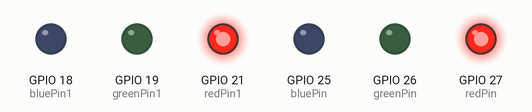
A program run on a simulated ESP32. Parts: output pins drawn as LEDs (lit = HIGH).

Above: at 0.05 s.
At 1.5 s:
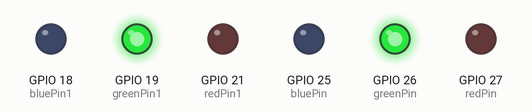
At 2.95 s:
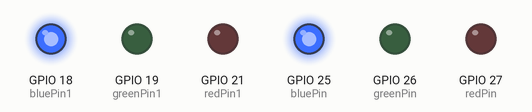
At 3.7 s:
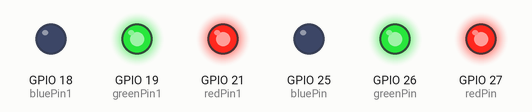
At 4.45 s:
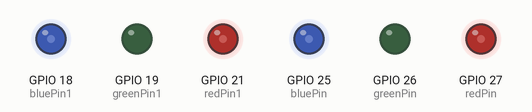
At 5.95 s:
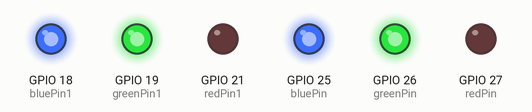
Timing chart, 0 to 7.8 s (numbered marks = the images above):
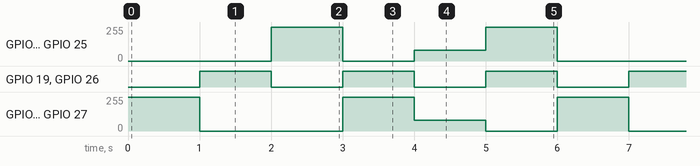

Measured:
- by itself, GPIO 18 (bluePin1), GPIO 25 (bluePin): repeats every 6.0 s: 0/255 1.0 s, 80/255 1.0 s, 255/255 1.0 s, 0/255 2.0 s, 255/255 1.0 s
- by itself, GPIO 19 (greenPin1), GPIO 26 (greenPin): alternates HIGH for 1.0 s and LOW for 1.0 s
- by itself, GPIO 21 (redPin1), GPIO 27 (redPin): repeats every 6.0 s: 0/255 2.0 s, 255/255 1.0 s, 80/255 1.0 s, 0/255 1.0 s, 255/255 1.0 s

The program:

main.cpp
```cpp
#include <Arduino.h>

const int redPin1 = 21;
const int greenPin1 = 19;
const int bluePin1 = 18;

const int redPin = 27;
const int greenPin = 26;
const int bluePin = 25;


const int redChannel1 = 0;
const int greenChannel1 = 1;
const int blueChannel1 = 2;

const int redChannel = 0;
const int greenChannel = 1;
const int blueChannel = 2;

const int freq1 = 40000;
const int freq = 500;
const int resolution = 8;

void setup() {
  // put your setup code here, to run once:

  ledcSetup(redChannel1, freq1, resolution);
  ledcSetup(greenChannel1, freq1, resolution);
  ledcSetup(blueChannel1, freq1, resolution);

  ledcAttachPin(redPin1, redChannel);
  ledcAttachPin(greenPin1, greenChannel);
  ledcAttachPin(bluePin1, blueChannel);

  ledcSetup(redChannel, freq, resolution);
  ledcSetup(greenChannel, freq, resolution);
  ledcSetup(blueChannel, freq, resolution);

  ledcAttachPin(redPin, redChannel);
  ledcAttachPin(greenPin, greenChannel);
  ledcAttachPin(bluePin, blueChannel);
}

void setColor(int red, int green, int blue){
  ledcWrite(redChannel1, red);
  ledcWrite(greenChannel1, green);
  ledcWrite(blueChannel1, blue);
  ledcWrite(redChannel, red);
  ledcWrite(greenChannel, green);
  ledcWrite(blueChannel, blue);
  delay(1000);
}

void loop() {
  // put your main code here, to run repeatedly:

  setColor(255, 0, 0); // RED
  setColor(0, 255, 0); // GREEN
  setColor(0, 0, 255); // BLUE

  setColor(255, 255, 0); // YELLOW
  setColor(80, 0, 80); // PURPLE
  setColor(0, 255, 255); // CYAN
}
```
